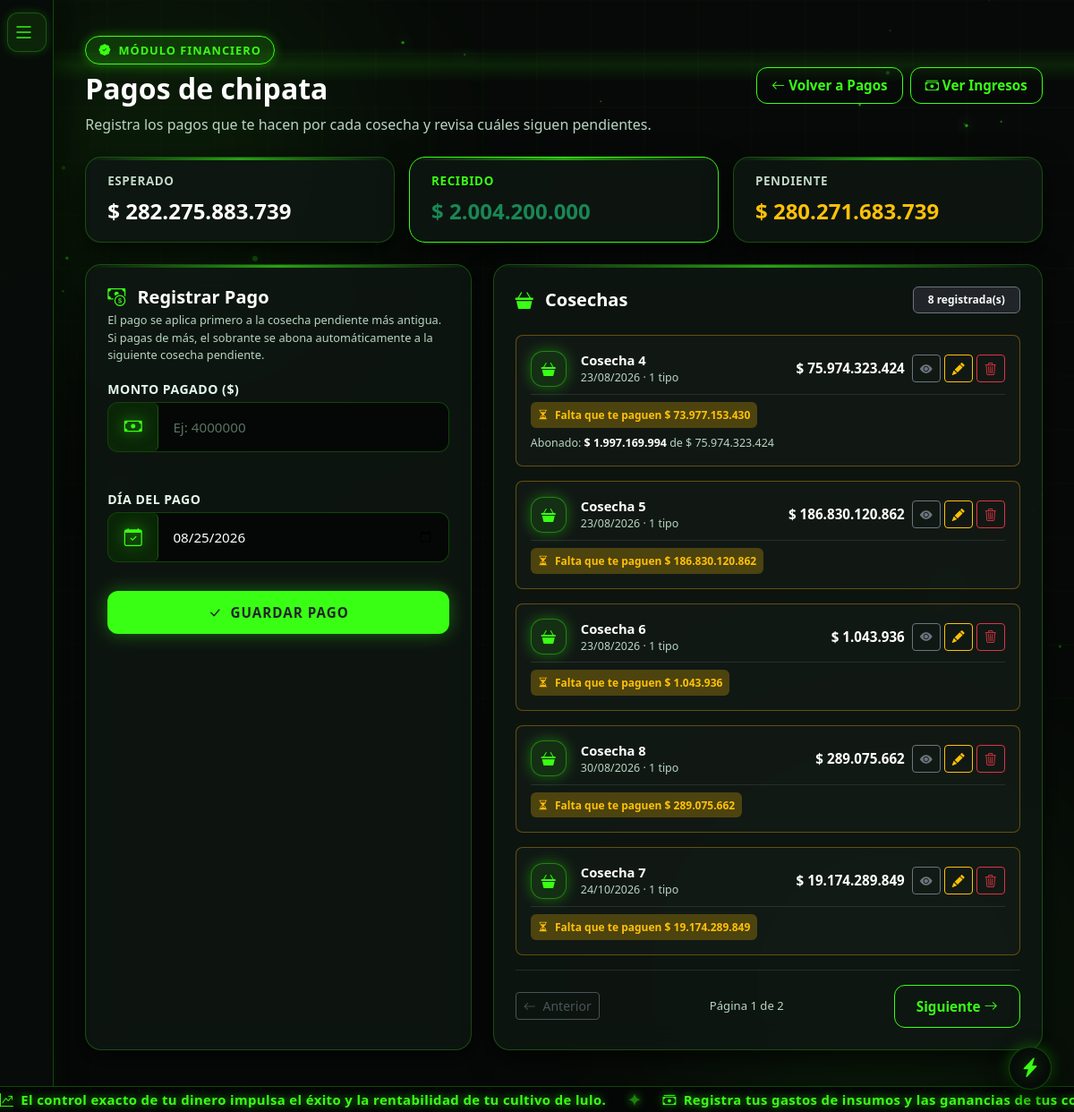
The page /pagos/cultivo/1 (signed in) on the database its author committed.
### app/models/cultivo.py (models this page shows, shortened)
class Cultivo(db.Model):
    __tablename__ = 'cultivos'
    idCultivo = db.Column(db.Integer, primary_key=True)
    idUser = db.Column(db.Integer, db.ForeignKey('users.idUser'), nullable=True)
    nombre = db.Column(db.String(100), nullable=False)
    hectareas = db.Column(db.Float, nullable=False)
    plantas = db.Column(db.Integer, default=0)
    produccion = db.Column(db.Float, default=0.0)
    ingresos = db.Column(db.Float, default=0.0)
    gastos = db.Column(db.Float, default=0.0)
    fecha_creacion = db.Column(db.DateTime, default=datetime.utcnow)
    fecha_sembrado = db.Column(db.Date, nullable=True)

### app/models/ingreso.py (models this page shows, shortened)
class IngresoCultivo(db.Model):
    __tablename__ = 'ingresos_cultivo'
    idIngreso = db.Column(db.Integer, primary_key=True)
    idCultivo = db.Column(db.Integer, db.ForeignKey('cultivos.idCultivo'), nullable=False)
    tipo = db.Column(db.String(30), nullable=False)
    idCogida = db.Column(db.Integer, nullable=True)
    cantidad_canastillas = db.Column(db.Float, nullable=True)
    precio_canastilla = db.Column(db.Float, nullable=True)
    peso_canastilla = db.Column(db.Float, nullable=True)
    descripcion = db.Column(db.String(200), nullable=True)
    valor = db.Column(db.Float, nullable=False)
    fecha = db.Column(db.Date, nullable=False)
    fecha_registro = db.Column(db.DateTime, default=datetime.utcnow)
    monto_pagado = db.Column(db.Float, nullable=False, default=0.0)
    fecha_pago = db.Column(db.Date, nullable=True)

### app/routes/pagos_route.py (the view)
@bp.route('/cultivo/<int:id>')
@login_required
def ver(id):
    cultivo = _cultivo_de_usuario(id)
    ingresos = IngresoCultivo.query.filter_by(idCultivo=id).order_by(
        IngresoCultivo.fecha.asc(), IngresoCultivo.idIngreso.asc()
    ).all()
    numero_por_grupo = {
        grupo: idx + 1
        for idx, grupo in enumerate(sorted({_grupo_de(i) for i in ingresos}))
    }
    grupos = {}
    orden_grupos = []
    for i in ingresos:
        clave = _grupo_de(i)
        if clave not in grupos:
            grupos[clave] = []
            orden_grupos.append(clave)
        grupos[clave].append(i)
    orden_tipo = {t: idx for idx, t in enumerate(TIPOS_LULO_COGIDA)}
    cosechas = []
    esperado = 0.0
    recibido = 0.0
    for clave in orden_grupos:
        filas_grupo = grupos[clave]
        valor_total = sum(x.valor for x in filas_grupo)
        pagado_total = sum((x.monto_pagado or 0.0) for x in filas_grupo)
        saldo_total = max(valor_total - pagado_total, 0.0)
        esta_pagada = saldo_total <= 0
        fechas_pago = [x.fecha_pago for x in filas_grupo if x.fecha_pago]
        fecha_pago = max(fechas_pago) if fechas_pago else None
        tipos = []
        for x in sorted(filas_grupo, key=lambda r: orden_tipo.get(r.tipo, 99)):
            info = TIPOS_INGRESO.get(x.tipo, {'label': x.tipo, 'icon': 'bi-cash', 'color': '#ffffff'})
            pagado = x.monto_pagado or 0.0
            saldo = max(x.valor - pagado, 0.0)
            tipos.append({
                'id': x.idIngreso,
                'tipo': x.tipo,
                'label': info['label'],
                'icon': info['icon'],
                'color': info['color'],
                'cantidad_canastillas': x.cantidad_canastillas,
                'precio_canastilla_fmt': _formato_moneda(x.precio_canastilla) if x.precio_canastilla else None,
                'valor': x.valor,
                'valor_fmt': _formato_moneda(x.valor),
                'pagado_fmt': _formato_moneda(pagado),
                'saldo_fmt': _formato_moneda(saldo),
                'esta_pagada': saldo <= 0,
            })
        cosechas.append({
            'grupo_id': clave,
            'numero': numero_por_grupo[clave],
            'fecha': filas_grupo[0].fecha,
            'cantidad_tipos': len(filas_grupo),
            'valor_total': valor_total,
            'valor_total_fmt': _formato_moneda(valor_total),
            'pagado_total': pagado_total,
            'pagado_total_fmt': _formato_moneda(pagado_total),
            'saldo_total': saldo_total,
            'saldo_total_fmt': _formato_moneda(saldo_total),
            'esta_pagada': esta_pagada,
            'fecha_pago': fecha_pago,
            'tipos': tipos,
        })
        esperado += valor_total
        recibido += pagado_total
    cosechas.sort(key=lambda c: (c['esta_pagada'], c['fecha']))
    pendiente = max(esperado - recibido, 0.0)
    total_cosechas = len(cosechas)
    pagina_solicitada = request.args.get('pagina', 1, type=int)
    cosechas_pagina, pagina_actual, total_paginas = _paginar(cosechas, pagina_solicitada)
    return render_template(
        'pagos/ver.html',
        cultivo=cultivo,
        cosechas=cosechas_pagina,
        total_cosechas=total_cosechas,
        pagina_actual=pagina_actual,
        total_paginas=total_paginas,
        esperado_fmt=_formato_moneda(esperado),
        recibido_fmt=_formato_moneda(recibido),
        pendiente_fmt=_formato_moneda(pendiente),
        hay_pendientes=pendiente > 0,
    )

### app/templates/pagos/ver.html (shortened to what this page needs)
{% extends "base.html" %}
{% block body_class %}dark-theme{% endblock %}
{% block full_content %}
<div class="ambient-neon-glow-1"></div>
<div class="ambient-neon-glow-2"></div>
<canvas id="bgCanvas"></canvas>
<div class="dashboard-wrapper dashboard-wrapper-auto">
  <aside id="sidebarLulo" class="sidebar-lulo">
    <div class="mb-2">
      <button type="button" class="btn-toggle-menu" onclick="toggleSidebar()" aria-label="Alternar Menú">
        <i class="bi bi-list"></i>
      </button>
    </div>
  </aside>
  <main class="main-content-lulo main-content-lulo-auto">
    <div class="dash-card mb-4">
      <div class="d-flex flex-column flex-md-row align-items-md-center justify-content-between gap-3">
        <div>
          <div class="lulo-badge mb-2">
            <i class="bi bi-patch-check-fill"></i> Módulo Financiero
          </div>
          <h1 class="fw-bold text-white mb-2 fs-2">
            Pagos de <span>{{ cultivo.nombre }}</span>
          </h1>
          <p class="text-muted mb-0">
            Registra los pagos que te hacen por cada cosecha y revisa cuáles siguen pendientes.
          </p>
        </div>
        <div class="d-flex gap-2">
          <a href="{{ url_for('pagos.index') }}" class="btn btn-neon-outline px-3 py-2">
            <i class="bi bi-arrow-left me-1"></i> Volver a Pagos
          </a>
          <a href="{{ url_for('ingresos.ver', id=cultivo.idCultivo) }}" class="btn btn-neon-outline px-3 py-2">
            <i class="bi bi-cash-stack me-1"></i> Ver Ingresos
          </a>
        </div>
      </div>
    </div>
    <div class="row g-3 mb-4">
      <div class="col-md-4">
        <div class="indicator-card py-3">
          <div class="indicator-title">Esperado</div>
          <div class="fs-4 fw-bold text-white">$ {{ esperado_fmt }}</div>
        </div>
      </div>
      <div class="col-md-4">
        <div class="indicator-card py-3" style="border-color: var(--neon-green);">
          <div class="indicator-title" style="color: var(--neon-green);">Recibido</div>
          <div class="fs-4 fw-bold text-success">$ {{ recibido_fmt }}</div>
        </div>
      </div>
      <div class="col-md-4">
        <div class="indicator-card py-3">
          <div class="indicator-title">Pendiente</div>
          <div class="fs-4 fw-bold {{ 'text-warning' if hay_pendientes else 'text-muted' }}">$ {{ pendiente_fmt }}</div>
        </div>
      </div>
    </div>
    <div class="row g-4">
      <div class="col-lg-5">
        <div class="indicator-card h-100">
          <h4 class="fw-bold text-white mb-1 fs-5">
            <i class="bi bi-cash-coin me-2" style="color: var(--neon-green);"></i> Registrar Pago
          </h4>
          <p class="text-muted mb-3" style="font-size: 0.8rem;">
            El pago se aplica primero a la cosecha pendiente más antigua. Si pagas de más, el sobrante se abona automáticamente a la siguiente cosecha pendiente.
          </p>
          <form action="{{ url_for('pagos.registrar_pago', id=cultivo.idCultivo) }}" method="POST" class="row g-3">
            <div class="col-12">
              <label for="monto" class="form-neon-label mb-1">Monto Pagado ($)</label>
              <div class="input-group-neon">
                <span class="input-group-text"><i class="bi bi-cash"></i></span>
                <input type="number" id="monto" name="monto" class="form-control" min="1" step="1" placeholder="Ej: 4000000" required>
              </div>
            </div>
            <div class="col-12">
              <label for="fecha_pago" class="form-neon-label mb-1">Día del Pago</label>
              <div class="input-group-neon">
                <span class="input-group-text"><i class="bi bi-calendar-check"></i></span>
                <input type="date" id="fecha_pago" name="fecha_pago" class="form-control" required>
              </div>
            </div>
            <div class="col-12 mt-2">
              <button type="submit" class="btn btn-neon-primary w-100 py-2.5 fw-bold text-dark" style="font-size: 0.95rem;">
                <i class="bi bi-check-lg me-1"></i> Guardar Pago
              </button>
            </div>
          </form>
        </div>
      </div>
      <div class="col-lg-7">
        <div class="indicator-card h-100">
          <div class="d-flex align-items-center justify-content-between mb-4">
            <h4 class="fw-bold text-white mb-0 fs-5">
              <i class="bi bi-basket3-fill me-2" style="color: var(--neon-green);"></i> Cosechas
            </h4>
            <span class="badge bg-dark border border-secondary text-light px-3 py-2">
              {{ total_cosechas }} registrada(s)
            </span>
          </div>
          {% if cosechas %}
          <div class="d-flex flex-column gap-3">
            {% for c in cosechas %}
            <div class="p-3 rounded-3"
              style="background: rgba(255, 255, 255, 0.02); border: 1px solid {{ 'var(--border-neon)' if c.esta_pagada else 'rgba(255, 183, 3, 0.35)' }};">
              <div class="d-flex align-items-center justify-content-between gap-3 flex-wrap mb-2">
                <div class="d-flex align-items-center gap-3">
                  <div class="indicator-icon-badge" style="width: 40px; height: 40px; font-size: 1rem; color: var(--neon-green); border-color: rgba(57, 255, 20, 0.4); background: rgba(57, 255, 20, 0.1);">
                    <i class="bi bi-basket3-fill"></i>
                  </div>
                  <div>
                    <div class="fw-bold text-white" style="font-size: 0.92rem;">Cosecha {{ c.numero }}</div>
                    <div class="text-muted" style="font-size: 0.78rem;">
                      {{ c.fecha.strftime('%d/%m/%Y') if c.fecha else 'N/A' }}
                      &middot; {{ c.cantidad_tipos }} tipo{{ 's' if c.cantidad_tipos != 1 else '' }}
                    </div>
                  </div>
                </div>
                <div class="d-flex align-items-center gap-2">
                  <strong class="text-white" style="font-size: 0.95rem;">$ {{ c.valor_total_fmt }}</strong>
                  <div class="d-flex align-items-center gap-1">
                    <button type="button" class="btn btn-sm btn-outline-secondary" data-bs-toggle="collapse" data-bs-target="#detallePago{{ c.grupo_id }}" title="Ver detalle">
                      <i class="bi bi-eye-fill"></i>
                    </button>
                    <a href="{{ url_for('pagos.pago_editar', id=cultivo.idCultivo, grupo_id=c.grupo_id) }}" class="btn btn-sm btn-outline-warning" title="Editar Pago">
                      <i class="bi bi-pencil-fill"></i>
                    </a>
                    <form action="{{ url_for('pagos.pago_eliminar', id=cultivo.idCultivo, grupo_id=c.grupo_id) }}" method="POST"
                      onsubmit="return confirm('¿Eliminar el pago registrado de esta cosecha? La cosecha en sí no se borra, solo vuelve a quedar pendiente de pago.');">
                      <button type="submit" class="btn btn-sm btn-outline-danger" title="Eliminar Pago">
                        <i class="bi bi-trash3"></i>
                      </button>
                    </form>
                  </div>
                </div>
              </div>
              <div class="d-flex align-items-center justify-content-between flex-wrap gap-2 pt-2 border-top border-secondary border-opacity-25">
                {% if c.esta_pagada %}
                <span class="badge bg-success bg-opacity-25 text-success px-2 py-2" style="font-size: 0.75rem;">
                  <i class="bi bi-check-circle-fill me-1"></i> Pagada el {{ c.fecha_pago.strftime('%d/%m/%Y') if c.fecha_pago else 'N/A' }}
                </span>
                <span class="text-muted" style="font-size: 0.78rem;">Recibiste: <strong class="text-success">$ {{ c.pagado_total_fmt }}</strong></span>
                {% else %}
                <span class="badge bg-warning bg-opacity-25 text-warning px-2 py-2" style="font-size: 0.75rem;">
                  <i class="bi bi-hourglass-split me-1"></i> Falta que te paguen $ {{ c.saldo_total_fmt }}
                </span>
                {% if c.pagado_total > 0 %}
                <span class="text-muted" style="font-size: 0.78rem;">Abonado: <strong class="text-white">$ {{ c.pagado_total_fmt }}</strong> de $ {{ c.valor_total_fmt }}</span>
                {% endif %}
                {% endif %}
              </div>
            </div>
            {% endfor %}
          </div>
          {% if total_paginas > 1 %}
          <div class="d-flex align-items-center justify-content-between mt-3 pt-3 border-top border-secondary border-opacity-25">
            {% if pagina_actual > 1 %}
            <a href="{{ url_for('pagos.ver', id=cultivo.idCultivo, pagina=pagina_actual - 1) }}" class="btn btn-sm btn-neon-outline">
              <i class="bi bi-arrow-left me-1"></i> Anterior
            </a>
            {% else %}
            <span class="btn btn-sm btn-outline-secondary disabled">
              <i class="bi bi-arrow-left me-1"></i> Anterior
            </span>
            {% endif %}
            <span class="text-muted" style="font-size: 0.82rem;">Página {{ pagina_actual }} de {{ total_paginas }}</span>
            {% if pagina_actual < total_paginas %}
            <a href="{{ url_for('pagos.ver', id=cultivo.idCultivo, pagina=pagina_actual + 1) }}" class="btn btn-sm btn-neon-outline">
              Siguiente <i class="bi bi-arrow-right ms-1"></i>
            </a>
            {% else %}
            <span class="btn btn-sm btn-outline-secondary disabled">
              Siguiente <i class="bi bi-arrow-right ms-1"></i>
            </span>
            {% endif %}
          </div>
          {% endif %}
          {% endif %}
        </div>
      </div>
    </div>
  </main>
</div>
<button type="button" id="btnThemeToggle" class="theme-lightning-btn" onclick="cycleThemeColor()"
  aria-label="Cambiar Tema de Color" title="Cambiar Tema de Color">
  <i class="bi bi-lightning-charge-fill"></i>
</button>
<script>
  function toggleSidebar() {
    document.getElementById('sidebarLulo').classList.toggle('expanded');
  }
  const themesSequence = ['green', 'blue', 'orange'];
  function cycleThemeColor() {
    const currentTheme = localStorage.getItem('agrolulo_theme') || 'green';
    const nextTheme = themesSequence[(themesSequence.indexOf(currentTheme) + 1) % themesSequence.length];
    setThemeColor(nextTheme);
  }
  function setThemeColor(themeName) {
    document.body.classList.remove('theme-blue', 'theme-orange');
    if (themeName !== 'green') document.body.classList.add('theme-' + themeName);
    localStorage.setItem('agrolulo_theme', themeName);
    if (window.updateCanvasTheme) window.updateCanvasTheme(themeName);
  }
  document.addEventListener('DOMContentLoaded', () => {
    setThemeColor(localStorage.getItem('agrolulo_theme') || 'green');
    // Fecha de hoy por defecto en el formulario de pago
    const today = new Date().toISOString().split('T')[0];
    const inputFecha = document.getElementById('fecha_pago');
    if (inputFecha) inputFecha.value = today;
  });
</script>
{% endblock %}

### rows shown on the page
Cultivo: nombre "chipata"
IngresoCultivo: fecha "23/08/2026"
IngresoCultivo: fecha "23/08/2026"
IngresoCultivo: fecha "23/08/2026"
IngresoCultivo: fecha "30/08/2026"
IngresoCultivo: fecha "24/10/2026"

### other values the page prints
{{ esperado_fmt }} "282.275.883.739"
{{ recibido_fmt }} "2.004.200.000"
{{ pendiente_fmt }} "280.271.683.739"
{{ total_cosechas }} "8"
{{ c.numero }} "4" "5" "6" "8" "7"
{{ c.cantidad_tipos }} "1" "1" "1" "1" "1"
{{ c.valor_total_fmt }} "75.974.323.424" "186.830.120.862" "1.043.936" "289.075.662" "19.174.289.849"
{{ c.saldo_total_fmt }} "73.977.153.430" "186.830.120.862" "1.043.936" "289.075.662" "19.174.289.849"
{{ c.pagado_total_fmt }} "1.997.169.994"
{{ c.valor_total_fmt }} "75.974.323.424"
{{ pagina_actual }} "1"
{{ total_paginas }} "2"
